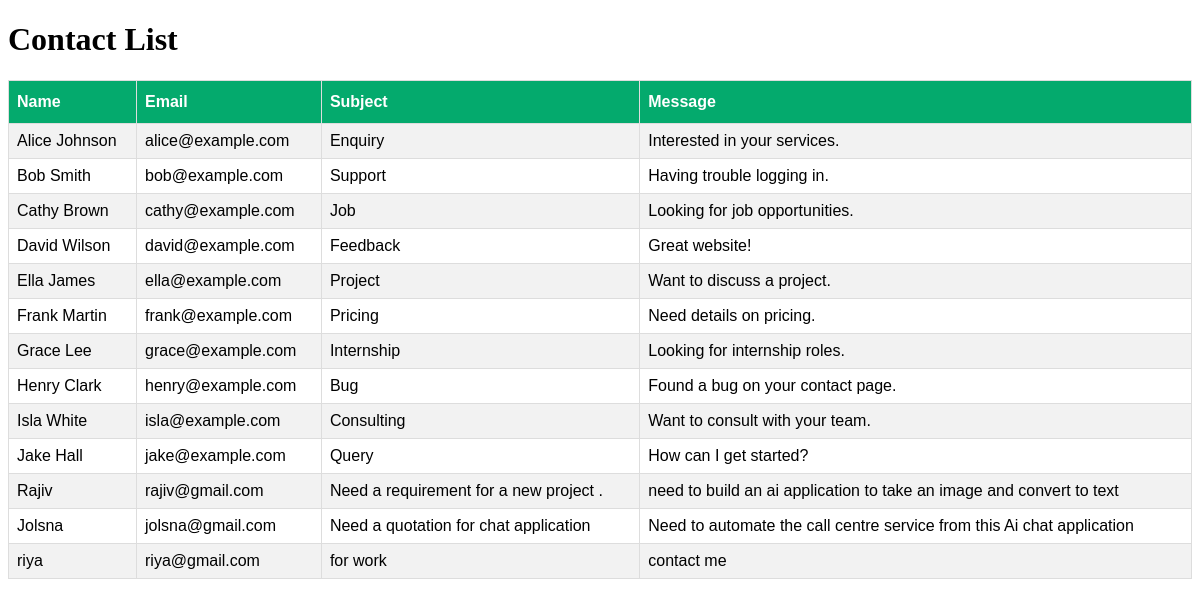
/list-contacts, run on the app's committed database.
### app.py (models this page shows)
class Contact(db.Model):
    id = db.Column(db.Integer, primary_key=True)
    name = db.Column(db.String(100), nullable=False)
    email = db.Column(db.String(100), nullable=False)
    subject = db.Column(db.String(100), nullable=False)
    message = db.Column(db.String(100), nullable=False)

### app.py (the view)
@app.route('/list-contacts')
def list_contacts():
    contacts = Contact.query.all()
    return render_template("list-contacts.html", contacts_list=contacts)

### templates/list-contacts.html (shortened to what this page needs)
<!DOCTYPE html>
<html lang="en">
<head>
</head>
<body>
    <h1>Contact List</h1>
<table id="customers">
  <tr>
    <th>Name</th>
    <th>Email</th>
    <th>Subject</th>
    <th>Message</th>
  </tr>
  {% for contact in contacts_list %}
  <tr>
    <td>{{contact.name}}</td>
    <td>{{contact.email}}</td>
    <td>{{contact.subject}}</td>
    <td>{{contact.message}}</td>
  </tr>
  {% endfor %}
</table>
</body>
</html>

### templates/list-contacts.html (style rules this page uses)
#customers { font-family: Arial, Helvetica, sans-serif; border-collapse: collapse; width: 100%; }
#customers td, #customers th { border: 1px solid #ddd; padding: 8px; }
#customers tr:nth-child(even) { background-color: #f2f2f2; }
#customers th { padding-top: 12px; padding-bottom: 12px; text-align: left; background-color: #04AA6D; color: white; }

### data on the page
Contact: name "Alice Johnson", email "alice@example.com", subject "Enquiry", message "Interested in your services."
Contact: name "Bob Smith", email "bob@example.com", subject "Support", message "Having trouble logging in."
Contact: name "Cathy Brown", email "cathy@example.com", subject "Job", message "Looking for job opportunities."
Contact: name "David Wilson", email "david@example.com", subject "Feedback", message "Great website!"
Contact: name "Ella James", email "ella@example.com", subject "Project", message "Want to discuss a project."
Contact: name "Frank Martin", email "frank@example.com", subject "Pricing", message "Need details on pricing."
Contact: name "Grace Lee", email "grace@example.com", subject "Internship", message "Looking for internship roles."
Contact: name "Henry Clark", email "henry@example.com", subject "Bug", message "Found a bug on your contact page."
Contact: name "Isla White", email "isla@example.com", subject "Consulting", message "Want to consult with your team."
Contact: name "Jake Hall", email "jake@example.com", subject "Query", message "How can I get started?"
Contact: name "Rajiv", email "rajiv@gmail.com", subject "Need a requirement for a new project .", message "need to build an ai application to take an image and convert to text"
Contact: name "Jolsna", email "jolsna@gmail.com", subject "Need a quotation for chat application", message "Need to automate the call centre service from this Ai chat application"
Contact: name "riya", email "riya@gmail.com", subject "for work", message "contact me"
